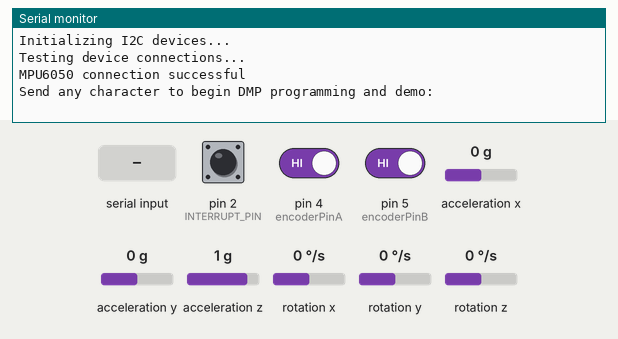
Bench run of a sketch on a simulated Arduino Mega 2560, built with avr-gcc and run on an emulated ATmega2560. On the bench: the last lines printed to the serial monitor. The test bench sets the inputs (shaded band); at power-on: pin 2 (INTERRUPT_PIN) LOW, pin 4 (encoderPinA) HIGH, pin 5 (encoderPinB) HIGH, acceleration x 0 g, acceleration y 0 g, acceleration z 1 g, rotation x 0 °/s, rotation y 0 °/s, rotation z 0 °/s. The sensor or clock chip raises its interrupt line as the real part does.

Above: at 0.9 s.
1.0 s: "1" received over Serial
At 1.4 s:
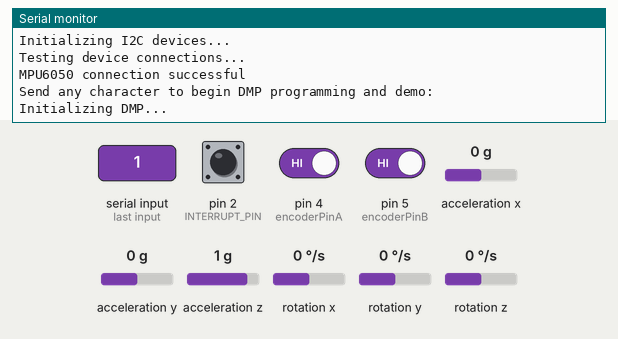
At 2.1 s:
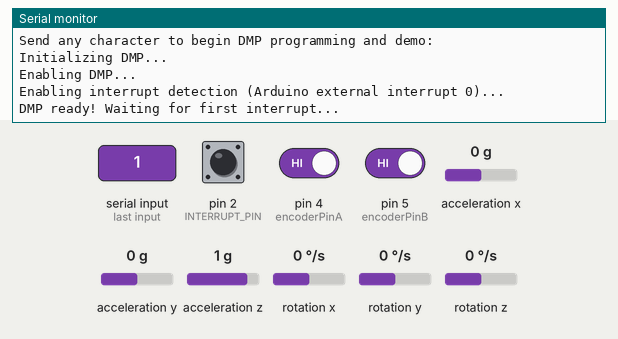

The sketch:

byte_over_ble_roEn.ino
```cpp
#include <ArduinoJson.h>
#include "I2Cdev.h"
#include <SoftwareSerial.h>
#include "MPU6050_6Axis_MotionApps20.h"
#include <Wire.h>

#if I2CDEV_IMPLEMENTATION == I2CDEV_ARDUINO_WIRE
    #include "Wire.h"
#endif

MPU6050 mpu;
//MPU6050 mpu(0x69); // <-- use for AD0 high


//#define OUTPUT_READABLE_QUATERNION


//#define OUTPUT_READABLE_EULER

//#define OUTPUT_READABLE_YAWPITCHROLL
//#define OUTPUT_READABLE_YAWPITCHROLL_SERIAL
#define OUTPUT_READABLE_YAWPITCHROLL_SERIAL1
//#define OUTPUT_READABLE_REALACCEL

//#define OUTPUT_READABLE_WORLDACCEL

char buff[100];
#define BAUD_RATE 9600
#define INTERRUPT_PIN 2  // use pin 2 on Arduino Uno & most boards

// MPU control/status vars
bool dmpReady = false;  // set true if DMP init was successful
uint8_t mpuIntStatus;   // holds actual interrupt status byte from MPU
uint8_t devStatus;      // return status after each device operation (0 = success, !0 = error)
uint16_t packetSize;    // expected DMP packet size (default is 42 bytes)
uint16_t fifoCount;     // count of all bytes currently in FIFO
uint8_t fifoBuffer[64]; // FIFO storage buffer

// orientation/motion vars
Quaternion q;           // [w, x, y, z]         quaternion container
VectorInt16 aa;         // [x, y, z]            accel sensor measurements
VectorInt16 aaReal;     // [x, y, z]            gravity-free accel sensor measurements
VectorInt16 aaWorld;    // [x, y, z]            world-frame accel sensor measurements
VectorFloat gravity;    // [x, y, z]            gravity vector
float euler[3];         // [psi, theta, phi]    Euler angle container
float ypr[3];           // [yaw, pitch, roll]   yaw/pitch/roll container and gravity vector


const int encoderPinA = 4;
const int encoderPinB = 5;
int previousEncoderState = 0;
int currentEncoderState = 0;
int encoderPosition = 0;
// ================================================================
// ===               INTERRUPT DETECTION ROUTINE                ===
// ================================================================

volatile bool mpuInterrupt = false;     // indicates whether MPU interrupt pin has gone high
void dmpDataReady() {
    mpuInterrupt = true;
}

// ================================================================
// ===                      INITIAL SETUP                       ===
// ================================================================

void setup() {
    pinMode(encoderPinA, INPUT);
    pinMode(encoderPinB, INPUT);
    #if I2CDEV_IMPLEMENTATION == I2CDEV_ARDUINO_WIRE
        Wire.begin();
        Wire.setClock(400000);
    #elif I2CDEV_IMPLEMENTATION == I2CDEV_BUILTIN_FASTWIRE
        Fastwire::setup(400, true);
    #endif

    Serial.begin(BAUD_RATE);
    #ifdef OUTPUT_READABLE_YAWPITCHROLL_SERIAL1
           Serial1.begin(BAUD_RATE);
    #endif

    while (!Serial);
    // initialize device
    Serial.println(F("Initializing I2C devices..."));
    mpu.initialize();
    pinMode(INTERRUPT_PIN, INPUT);

    // verify connection
    Serial.println(F("Testing device connections..."));
    Serial.println(mpu.testConnection() ? F("MPU6050 connection successful") : F("MPU6050 connection failed"));

    // wait for ready
    Serial.println(F("\nSend any character to begin DMP programming and demo: "));
    while (Serial.available() && Serial.read()); // empty buffer
    while (!Serial.available());                 // wait for data
    while (Serial.available() && Serial.read()); // empty buffer again

    // load and configure the DMP
    Serial.println(F("Initializing DMP..."));
    devStatus = mpu.dmpInitialize();

    // supply your own gyro offsets here, scaled for min sensitivity
    mpu.setXGyroOffset(220);
    mpu.setYGyroOffset(76);
    mpu.setZGyroOffset(-85);
    mpu.setZAccelOffset(1788); // 1688 factory default for my test chip

    // make sure it worked (returns 0 if so)
    if (devStatus == 0) {
        // Calibration Time: generate offsets and calibrate our MPU6050
        mpu.CalibrateAccel(6);
        mpu.CalibrateGyro(6);
        mpu.PrintActiveOffsets();
        // turn on the DMP, now that it's ready
        Serial.println(F("Enabling DMP..."));
        mpu.setDMPEnabled(true);

        // enable Arduino interrupt detection
        Serial.print(F("Enabling interrupt detection (Arduino external interrupt "));
        Serial.print(digitalPinToInterrupt(INTERRUPT_PIN));
        Serial.println(F(")..."));
        attachInterrupt(digitalPinToInterrupt(INTERRUPT_PIN), dmpDataReady, RISING);
        mpuIntStatus = mpu.getIntStatus();

        // set our DMP Ready flag so the main loop() function knows it's okay to use it
        Serial.println(F("DMP ready! Waiting for first interrupt..."));
        dmpReady = true;

        // get expected DMP packet size for later comparison
        packetSize = mpu.dmpGetFIFOPacketSize();
    } else {
        // ERROR!
        // 1 = initial memory load failed
        // 2 = DMP configuration updates failed
        // (if it's going to break, usually the code will be 1)
        Serial.print(F("DMP Initialization failed (code "));
        Serial.print(devStatus);
        Serial.println(F(")"));
    }
}

void rotEnc() {
// Read the state of the rotary encoder
previousEncoderState = currentEncoderState;
currentEncoderState = digitalRead(encoderPinA) << 1 | digitalRead(encoderPinB);

// Check for rotary encoder movement
if (previousEncoderState != currentEncoderState) {
// Determine the direction of the rotary encoder
if ((previousEncoderState == 0b00 && currentEncoderState == 0b01) ||
(previousEncoderState == 0b01 && currentEncoderState == 0b11) ||
(previousEncoderState == 0b11 && currentEncoderState == 0b10) ||
(previousEncoderState == 0b10 && currentEncoderState == 0b00)) {
// Encoder is turning clockwise
encoderPosition++;
} else {
// Encoder is turning counterclockwise
encoderPosition--;
}
//Serial.println(encoderPosition);
}
}


// ================================================================
// ===                    MAIN PROGRAM LOOP                     ===
// ================================================================

void loop() {
    rotEnc();
    // if programming failed, don't try to do anything
    if (!dmpReady) return;
    // read a packet from FIFO
    if (mpu.dmpGetCurrentFIFOPacket(fifoBuffer)) { // Get the Latest packet
        #ifdef OUTPUT_READABLE_QUATERNION
            // display quaternion values in easy matrix form: w x y z
            mpu.dmpGetQuaternion(&q, fifoBuffer);
            Serial.print("quat\t");
            Serial.print(q.w);
            Serial.print("\t");
            Serial.print(q.x);
            Serial.print("\t");
            Serial.print(q.y);
            Serial.print("\t");
            Serial.println(q.z);
        #endif

        #ifdef OUTPUT_READABLE_EULER
            // display Euler angles in degrees
            mpu.dmpGetQuaternion(&q, fifoBuffer);
            mpu.dmpGetEuler(euler, &q);
            Serial.print("euler\t");
            Serial.print(euler[0] * 180/M_PI);
            Serial.print("\t");
            Serial.print(euler[1] * 180/M_PI);
            Serial.print("\t");
            Serial.println(euler[2] * 180/M_PI);
        #endif

        #ifdef OUTPUT_READABLE_YAWPITCHROLL_SERIAL
            mpu.dmpGetQuaternion(&q, fifoBuffer);
            mpu.dmpGetGravity(&gravity, &q);
            mpu.dmpGetYawPitchRoll(ypr, &q, &gravity);
            Serial.print(ypr[0] * 180/M_PI);
            Serial.print(",");
            Serial.print(ypr[1] * 180/M_PI);
            Serial.print(",");
            Serial.print(ypr[2] * 180/M_PI);
            Serial.print(",");
            Serial.println(encoderPosition);

        #endif

        #ifdef OUTPUT_READABLE_YAWPITCHROLL_SERIAL1
            // display Euler angles in degrees
//            Serial1.println("HELLO/n");
            mpu.dmpGetQuaternion(&q, fifoBuffer);
            mpu.dmpGetGravity(&gravity, &q);
            mpu.dmpGetYawPitchRoll(ypr, &q, &gravity);

//            sprintf(buff,"%s,%s,%s",String(ypr[0]*180/M_PI,2).c_str(),String(ypr[1]*180/M_PI,2).c_str(),String(ypr[2]*180/M_PI,2).c_str());
//            Serial1.println(buff);
            //Serial1.print(String(ypr[0]*180/M_PI)+","+String(ypr[1]*180/M_PI)+","+String(ypr[2]*180/M_PI));
//            dtostrf(f, 2, 2, &str[strlen(str)]);
            //Serial1.print(ypr[0]*180/M_PI,",",ypr[1]*180/M_PI,",",ypr[2]*180/M_PI);
//            String dat= String(ypr[0]*180/M_PI) + "," + String(ypr[1]*180/M_PI) + "," + String(ypr[3]*180/M_PI);
//            StaticJsonDocument<200> doc;
//            doc["y"] = (ypr[0]*180/M_PI);
//            doc["p"] = (ypr[1]*180/M_PI);
//            doc["r"] = (ypr[2]*180/M_PI);
//            serializeJson(doc,Serial1);

            int16_t x=ypr[0]*180/M_PI * 100;
            int16_t y=ypr[1]*180/M_PI * 100;
            int16_t z=ypr[2]*180/M_PI * 100;
            int16_t r = (int16_t) encoderPosition;
            byte buf[8];
            buf[0] = x & 255;
            buf[1] = (x >> 8) & 255;
            buf[2] = y & 255;
            buf[3] = (y >> 8) & 255;
            buf[4] = z & 255;
            buf[5] = (z >> 8) & 255;
            buf[6] = r & 255;
            buf[7] = (r >> 8) & 255;

            Serial1.write(buf,sizeof(buf));

//            Serial1.print(ypr[0]*180/M_PI);
//            Serial1.print(",");
//            Serial1.print(ypr[1]*180/M_PI);
//            Serial1.print(",");
//            Serial1.println(ypr[2]*180/M_PI);

        #endif


//        #ifdef OUTPUT_READABLE_REALACCEL
//            // display real acceleration, adjusted to remove gravity
//            mpu.dmpGetQuaternion(&q, fifoBuffer);
//            mpu.dmpGetAccel(&aa, fifoBuffer);
//            mpu.dmpGetGravity(&gravity, &q);
//            mpu.dmpGetLinearAccel(&aaReal, &aa, &gravity);
//            Serial.print("areal\t");
//            Serial.print(aaReal.x);
//            Serial.print("\t");
//            Serial.print(aaReal.y);
//            Serial.print("\t");
//            Serial.println(aaReal.z);
//        #endif

        #ifdef OUTPUT_READABLE_WORLDACCEL
            // display initial world-frame acceleration, adjusted to remove gravity
            // and rotated based on known orientation from quaternion
            mpu.dmpGetQuaternion(&q, fifoBuffer);
            mpu.dmpGetAccel(&aa, fifoBuffer);
            mpu.dmpGetGravity(&gravity, &q);
            mpu.dmpGetLinearAccel(&aaReal, &aa, &gravity);
            mpu.dmpGetLinearAccelInWorld(&aaWorld, &aaReal, &q);
            Serial.print("aworld\t");
            Serial.print(aaWorld.x);
            Serial.print("\t");
            Serial.print(aaWorld.y);
            Serial.print("\t");
            Serial.println(aaWorld.z);
        #endif

        #ifdef OUTPUT_TEAPOT
            // display quaternion values in InvenSense Teapot demo format:
            teapotPacket[2] = fifoBuffer[0];
            teapotPacket[3] = fifoBuffer[1];
            teapotPacket[4] = fifoBuffer[4];
            teapotPacket[5] = fifoBuffer[5];
            teapotPacket[6] = fifoBuffer[8];
            teapotPacket[7] = fifoBuffer[9];
            teapotPacket[8] = fifoBuffer[12];
            teapotPacket[9] = fifoBuffer[13];
            Serial.write(teapotPacket, 14);
            teapotPacket[11]++; // packetCount, loops at 0xFF on purpose
        #endif

//        // blink LED to indicate activity
//        blinkState = !blinkState;
//        digitalWrite(LED_PIN, blinkState);
    }
}
```

Measured:
- after the input at 1.0 s, the serial monitor: prints a new line at once (image 1)
